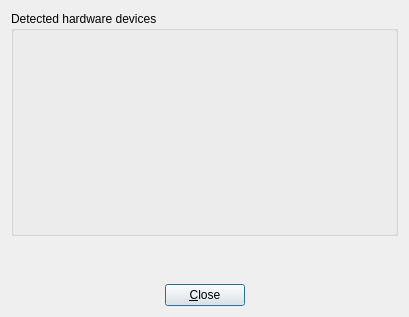
<?xml version="1.0" encoding="UTF-8"?>
<ui version="4.0">
 <class>dialogCheckHardware</class>
 <widget class="QDialog" name="dialogCheckHardware">
  <property name="geometry">
   <rect>
    <x>0</x>
    <y>0</y>
    <width>409</width>
    <height>317</height>
   </rect>
  </property>
  <property name="windowTitle">
   <string notr="true">PC-BSD</string>
  </property>
  <layout class="QGridLayout" name="gridLayout_2">
   <item row="0" column="0">
    <widget class="QGroupBox" name="groupBox">
     <property name="title">
      <string>Detected hardware devices</string>
     </property>
     <layout class="QGridLayout" name="gridLayout">
      <item row="0" column="0">
       <layout class="QHBoxLayout" name="horizontalLayout_2">
        <item>
         <widget class="QLabel" name="label">
          <property name="sizePolicy">
           <sizepolicy hsizetype="Fixed" vsizetype="Fixed">
            <horstretch>0</horstretch>
            <verstretch>0</verstretch>
           </sizepolicy>
          </property>
          <property name="minimumSize">
           <size>
            <width>32</width>
            <height>32</height>
           </size>
          </property>
          <property name="maximumSize">
           <size>
            <width>32</width>
            <height>32</height>
           </size>
          </property>
          <property name="text">
           <string/>
          </property>
          <property name="pixmap">
           <pixmap resource="sysinstaller.qrc">:/modules/images/display.png</pixmap>
          </property>
          <property name="scaledContents">
           <bool>true</bool>
          </property>
         </widget>
        </item>
        <item>
         <widget class="QLabel" name="labelVideoDriver">
          <property name="text">
           <string/>
          </property>
         </widget>
        </item>
        <item>
         <widget class="QLabel" name="labelVideoDriverIcon">
          <property name="sizePolicy">
           <sizepolicy hsizetype="Fixed" vsizetype="Fixed">
            <horstretch>0</horstretch>
            <verstretch>0</verstretch>
           </sizepolicy>
          </property>
          <property name="minimumSize">
           <size>
            <width>32</width>
            <height>32</height>
           </size>
          </property>
          <property name="maximumSize">
           <size>
            <width>32</width>
            <height>32</height>
           </size>
          </property>
          <property name="text">
           <string/>
          </property>
          <property name="scaledContents">
           <bool>true</bool>
          </property>
         </widget>
        </item>
       </layout>
      </item>
      <item row="1" column="0">
       <layout class="QHBoxLayout" name="horizontalLayout_3">
        <item>
         <widget class="QLabel" name="label_2">
          <property name="sizePolicy">
           <sizepolicy hsizetype="Fixed" vsizetype="Fixed">
            <horstretch>0</horstretch>
            <verstretch>0</verstretch>
           </sizepolicy>
          </property>
          <property name="minimumSize">
           <size>
            <width>32</width>
            <height>32</height>
           </size>
          </property>
          <property name="maximumSize">
           <size>
            <width>32</width>
            <height>32</height>
           </size>
          </property>
          <property name="text">
           <string/>
          </property>
          <property name="pixmap">
           <pixmap resource="sysinstaller.qrc">:/modules/images/randr.png</pixmap>
          </property>
          <property name="scaledContents">
           <bool>true</bool>
          </property>
         </widget>
        </item>
        <item>
         <widget class="QLabel" name="labelVideoResolution">
          <property name="text">
           <string/>
          </property>
         </widget>
        </item>
        <item>
         <widget class="QLabel" name="labelVideoResolutionIcon">
          <property name="sizePolicy">
           <sizepolicy hsizetype="Fixed" vsizetype="Fixed">
            <horstretch>0</horstretch>
            <verstretch>0</verstretch>
           </sizepolicy>
          </property>
          <property name="minimumSize">
           <size>
            <width>32</width>
            <height>32</height>
           </size>
          </property>
          <property name="maximumSize">
           <size>
            <width>32</width>
            <height>32</height>
           </size>
          </property>
          <property name="text">
           <string/>
          </property>
          <property name="scaledContents">
           <bool>true</bool>
          </property>
         </widget>
        </item>
       </layout>
      </item>
      <item row="2" column="0">
       <layout class="QHBoxLayout" name="horizontalLayout_4">
        <item>
         <widget class="QLabel" name="label_3">
          <property name="sizePolicy">
           <sizepolicy hsizetype="Fixed" vsizetype="Fixed">
            <horstretch>0</horstretch>
            <verstretch>0</verstretch>
           </sizepolicy>
          </property>
          <property name="minimumSize">
           <size>
            <width>32</width>
            <height>32</height>
           </size>
          </property>
          <property name="maximumSize">
           <size>
            <width>32</width>
            <height>32</height>
           </size>
          </property>
          <property name="text">
           <string/>
          </property>
          <property name="pixmap">
           <pixmap resource="sysinstaller.qrc">:/modules/images/networkwired.png</pixmap>
          </property>
          <property name="scaledContents">
           <bool>true</bool>
          </property>
         </widget>
        </item>
        <item>
         <widget class="QLabel" name="labelEthernet">
          <property name="text">
           <string/>
          </property>
         </widget>
        </item>
        <item>
         <widget class="QLabel" name="labelEthernetIcon">
          <property name="sizePolicy">
           <sizepolicy hsizetype="Fixed" vsizetype="Fixed">
            <horstretch>0</horstretch>
            <verstretch>0</verstretch>
           </sizepolicy>
          </property>
          <property name="minimumSize">
           <size>
            <width>32</width>
            <height>32</height>
           </size>
          </property>
          <property name="maximumSize">
           <size>
            <width>32</width>
            <height>32</height>
           </size>
          </property>
          <property name="text">
           <string/>
          </property>
          <property name="scaledContents">
           <bool>true</bool>
          </property>
         </widget>
        </item>
       </layout>
      </item>
      <item row="3" column="0">
       <layout class="QHBoxLayout" name="horizontalLayout_5">
        <item>
         <widget class="QLabel" name="label_4">
          <property name="sizePolicy">
           <sizepolicy hsizetype="Fixed" vsizetype="Fixed">
            <horstretch>0</horstretch>
            <verstretch>0</verstretch>
           </sizepolicy>
          </property>
          <property name="minimumSize">
           <size>
            <width>32</width>
            <height>32</height>
           </size>
          </property>
          <property name="maximumSize">
           <size>
            <width>32</width>
            <height>32</height>
           </size>
          </property>
          <property name="text">
           <string/>
          </property>
          <property name="pixmap">
           <pixmap resource="sysinstaller.qrc">:/modules/images/network_wifi.png</pixmap>
          </property>
          <property name="scaledContents">
           <bool>true</bool>
          </property>
         </widget>
        </item>
        <item>
         <widget class="QLabel" name="labelWifi">
          <property name="text">
           <string/>
          </property>
         </widget>
        </item>
        <item>
         <widget class="QLabel" name="labelWifiIcon">
          <property name="sizePolicy">
           <sizepolicy hsizetype="Fixed" vsizetype="Fixed">
            <horstretch>0</horstretch>
            <verstretch>0</verstretch>
           </sizepolicy>
          </property>
          <property name="minimumSize">
           <size>
            <width>32</width>
            <height>32</height>
           </size>
          </property>
          <property name="maximumSize">
           <size>
            <width>32</width>
            <height>32</height>
           </size>
          </property>
          <property name="text">
           <string/>
          </property>
          <property name="scaledContents">
           <bool>true</bool>
          </property>
         </widget>
        </item>
       </layout>
      </item>
      <item row="4" column="0">
       <layout class="QHBoxLayout" name="horizontalLayout_6">
        <item>
         <widget class="QLabel" name="label_5">
          <property name="sizePolicy">
           <sizepolicy hsizetype="Fixed" vsizetype="Fixed">
            <horstretch>0</horstretch>
            <verstretch>0</verstretch>
           </sizepolicy>
          </property>
          <property name="minimumSize">
           <size>
            <width>32</width>
            <height>32</height>
           </size>
          </property>
          <property name="maximumSize">
           <size>
            <width>32</width>
            <height>32</height>
           </size>
          </property>
          <property name="text">
           <string/>
          </property>
          <property name="pixmap">
           <pixmap resource="sysinstaller.qrc">:/modules/images/system-config-sound.png</pixmap>
          </property>
          <property name="scaledContents">
           <bool>true</bool>
          </property>
         </widget>
        </item>
        <item>
         <widget class="QLabel" name="labelSound">
          <property name="text">
           <string/>
          </property>
         </widget>
        </item>
        <item>
         <widget class="QLabel" name="labelSoundIcon">
          <property name="sizePolicy">
           <sizepolicy hsizetype="Fixed" vsizetype="Fixed">
            <horstretch>0</horstretch>
            <verstretch>0</verstretch>
           </sizepolicy>
          </property>
          <property name="minimumSize">
           <size>
            <width>32</width>
            <height>32</height>
           </size>
          </property>
          <property name="maximumSize">
           <size>
            <width>32</width>
            <height>32</height>
           </size>
          </property>
          <property name="text">
           <string/>
          </property>
          <property name="scaledContents">
           <bool>true</bool>
          </property>
         </widget>
        </item>
       </layout>
      </item>
     </layout>
    </widget>
   </item>
   <item row="1" column="0">
    <spacer name="verticalSpacer">
     <property name="orientation">
      <enum>Qt::Vertical</enum>
     </property>
     <property name="sizeHint" stdset="0">
      <size>
       <width>58</width>
       <height>33</height>
      </size>
     </property>
    </spacer>
   </item>
   <item row="2" column="0">
    <layout class="QHBoxLayout" name="horizontalLayout">
     <item>
      <spacer name="horizontalSpacer">
       <property name="orientation">
        <enum>Qt::Horizontal</enum>
       </property>
       <property name="sizeHint" stdset="0">
        <size>
         <width>40</width>
         <height>20</height>
        </size>
       </property>
      </spacer>
     </item>
     <item>
      <widget class="QPushButton" name="pushClose">
       <property name="text">
        <string>&amp;Close</string>
       </property>
      </widget>
     </item>
     <item>
      <spacer name="horizontalSpacer_2">
       <property name="orientation">
        <enum>Qt::Horizontal</enum>
       </property>
       <property name="sizeHint" stdset="0">
        <size>
         <width>40</width>
         <height>20</height>
        </size>
       </property>
      </spacer>
     </item>
    </layout>
   </item>
  </layout>
 </widget>
 <resources>
  <include location="sysinstaller.qrc"/>
 </resources>
 <connections/>
</ui>
